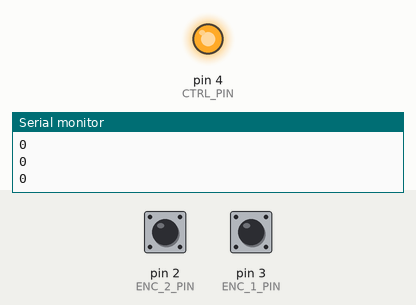
Recording of a sketch running on a simulated Arduino Uno, built with avr-gcc and run on an emulated ATmega328P. On the bench: output pins drawn as LEDs (lit = HIGH), the last lines printed to the serial monitor. The test bench sets the inputs (shaded band); at power-on: pin 3 (ENC_1_PIN) HIGH, pin 2 (ENC_2_PIN) HIGH.

Above: at 1.2 s.
1.3 s: pin 3 (ENC_1_PIN) pulled LOW for 0.15 s
At 5.0 s:
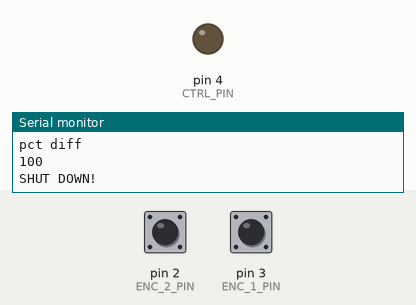
Timing chart, 0 to 6.5 s (numbered marks = the images above; inputs shaded):
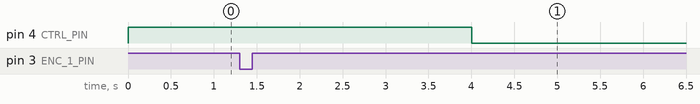

The sketch:

filament_monitor.ino
```cpp
//
// Configuration
//

enum {
  SHUT_DOWN_THRESHOLD = 95,  // If the percentage difference in speed of the two encoders is more than this. SHUT DOWN!
  CHECK_INTERVAL = 4000,     // Check state every N milliseconds

  ENC_1_PIN = 3,  // Pin for first optical encoder  (attached to roller/feeder)
  ENC_2_PIN = 2,  // Pin for second optical encoder (attached to stepper motor)

  ENC_1_INTR = 0, // Interrupt number for ENC_1_PIN
  ENC_2_INTR = 1, // Interrupt number for ENC_2_PIN

  CTRL_PIN = 4,              // Pin for control/alarm
  CTRL_PIN_INACTIVE = HIGH,  // Initial state
  CTRL_PIN_ACTIVE = LOW,     // Active state (for triggering external shut down, eg: via solenoid)

  CTRL_PIN_TWIDDLE = 0,         // Set to 1 if you wish the control pin to be set to inactive before setting active
  CTRL_PIN_TWIDDLE_DELAY = 100, // Delay after being set inactive and then triggering active (N milliseconds)
};

//
// Global variables
//

static volatile int enc1_counter = 0;
static volatile int enc2_counter = 0;

//
// Program setup
//

void setup() {
  pinMode(ENC_1_PIN, INPUT_PULLUP);
  attachInterrupt(ENC_1_INTR, interrupt_enc1, CHANGE);

  pinMode(ENC_2_PIN, INPUT_PULLUP);
  attachInterrupt(ENC_2_INTR, interrupt_enc2, CHANGE);

  pinMode(CTRL_PIN, OUTPUT);
  digitalWrite(CTRL_PIN, CTRL_PIN_INACTIVE);

  Serial.begin(9600); // Uncomment for testing purposes, Arduino monitor able to monitor activations.
  Serial.println("SETUP");

  enc1_counter = 0;
  enc2_counter = 0;
}

//
// Main
//

void loop()
{
  static int enc1_last = 0;
  static int enc2_last = 0;

  // Make local copies of the counters as interrupts could keep occuring during loop()
  int enc1 = enc1_counter;
  int enc2 = enc2_counter;

  int delta_1 = enc1 - enc1_last;
  int delta_2 = enc2 - enc2_last;

  Serial.println("LOOP");
  Serial.println(enc1);
  Serial.println(delta_1);

  Serial.println(enc2);
  Serial.println(delta_2);

  enc1_last = enc1;
  enc2_last = enc2;

  boolean shut_down = false;

  if (delta_2)
  {
    int diff = delta_2 - delta_1;
    int pct_diff =  (int)(((float)diff / (float)delta_2) * 100.0f);

    Serial.println("diff");
    Serial.println(diff);
    Serial.println("pct diff");
    Serial.println(pct_diff);

    if (pct_diff >= SHUT_DOWN_THRESHOLD)
    {
      shut_down = true;
    }
  }

  if (shut_down)
  {
    Serial.println("SHUT DOWN!");

    if (CTRL_PIN_TWIDDLE)
    {
      digitalWrite(CTRL_PIN, CTRL_PIN_INACTIVE);
      delay(CTRL_PIN_TWIDDLE_DELAY);
    }

    digitalWrite(CTRL_PIN, CTRL_PIN_ACTIVE);

    enc1_counter = 0;
    enc2_counter = 0;
    enc1_last = 0;
    enc2_last = 0;

    shut_down = false;
  }

  Serial.println();

  delay(CHECK_INTERVAL);
}

//
// Interrupt Handlers
//

void interrupt_enc1()
{
  enc1_counter++;
}

void interrupt_enc2()
{
  enc2_counter++;
}
```

Measured:
- after the input at 1.3 s, pin 4 (CTRL_PIN): HIGH → LOW after 2.7 s
